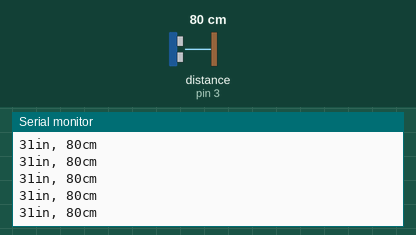
This sketch was run on a simulated Arduino Uno, built with avr-gcc and run on an emulated ATmega328P. Parts: the last lines printed to the serial monitor. Wiring (inferred from the names in the program): ultrasonic range finder: trigger pin 4; echo pin 3. The test bench sets the inputs (shaded band); at power-on: distance to the obstacle (sensor on pin 3) 80 cm. The echo pulse lasts 58.3 µs per cm.

Above: at 1.2 s.
1.3 s: distance to the obstacle (sensor on pin 3) set to 2 cm
At 1.38 s:
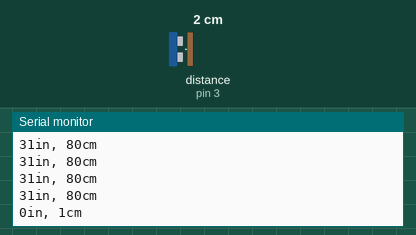
4.3 s: distance to the obstacle (sensor on pin 3) set to 4 cm
At 4.3 s:
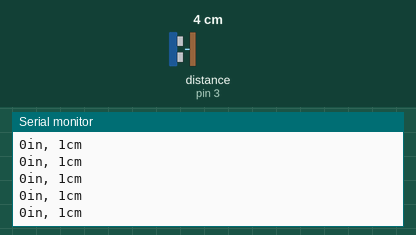
5.8 s: distance to the obstacle (sensor on pin 3) set to 35 cm
At 5.82 s:
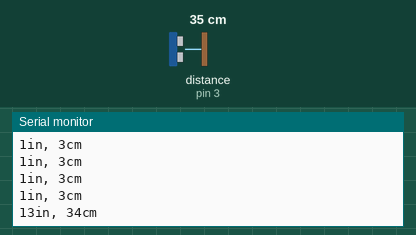
Timing chart, 0 to 8.8 s (numbered marks = the images above; inputs shaded):
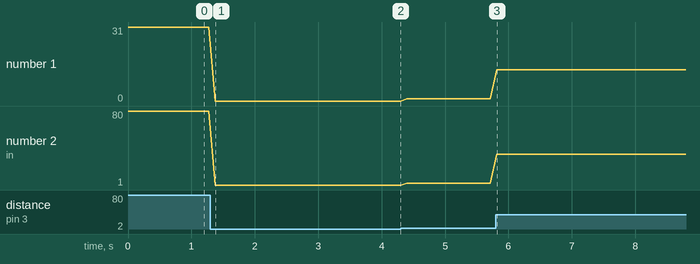

The sketch:

PingTest.ino
```cpp
int trigPin = 4;
int echoPin = 3;
long waitStart = 0;
long waitCur = 0;
int errorFlag = 0;
int sample = 0;
long duration, inches, cm;

void setup()
{
  Serial.begin(9600);
  pinMode(trigPin, OUTPUT);
  pinMode(echoPin, INPUT_PULLUP);
}

void loop()
{
  ///////////////////////////////
  ///Trigger pin high for 10uS///

  // STEP: Set trigPin HIGH
  digitalWrite(trigPin, HIGH);

  // STEP: Wait for 10 uS
  waitStart = micros();
  while (((waitCur - waitStart) < 10) || errorFlag == 1)
  {
    //    Serial.print("MICROS: ");
    //    Serial.print(micros());
    //    Serial.println();
    waitCur = micros();
    if (waitCur < waitStart)
    {
      errorFlag = 1;
    }
  }
  waitCur = 0;
  errorFlag = 0;

  // STEP: Set trigPin LOW
  digitalWrite(trigPin, LOW);

  duration = pulseIn(echoPin, HIGH);

  // convert the time into a distance
  inches = microsecondsToInches(duration);
  cm = microsecondsToCentimeters(duration);

  Serial.print(inches);
  Serial.print("in, ");
  Serial.print(cm);
  Serial.print("cm");
  Serial.println();

  delay(100);
}

long microsecondsToInches(long microseconds)
{
  // According to Parallax's datasheet for the PING))), there are 73.746
  // microseconds per inch (i.e. sound travels at 1130 feet per second).
  // This gives the distance travelled by the ping, outbound and return,
  // so we divide by 2 to get the distance of the obstacle.
  // See: http://www.parallax.com/dl/docs/prod/acc/28015-PING-v1.3.pdf
  return microseconds / 74 / 2;
}

long microsecondsToCentimeters(long microseconds)
{
  // The speed of sound is 340 m/s or 29 microseconds per centimeter.
  // The ping travels out and back, so to find the distance of the object we
  // take half of the distance travelled.
  return microseconds / 29 / 2;
}
```

Measured:
- after the input at 1.3 s, the serial monitor: prints a new line after 0.07 s (image 1)
- after the input at 5.8 s, the serial monitor: prints a new line at once (image 3)
- plotted number 1: 31 → 0 after the input at 1.3 s, 1 → 13 after the input at 5.8 s
- plotted number 2: 80 → 1 after the input at 1.3 s, 1 → 3 after the input at 4.3 s, 3 → 34 after the input at 5.8 s
